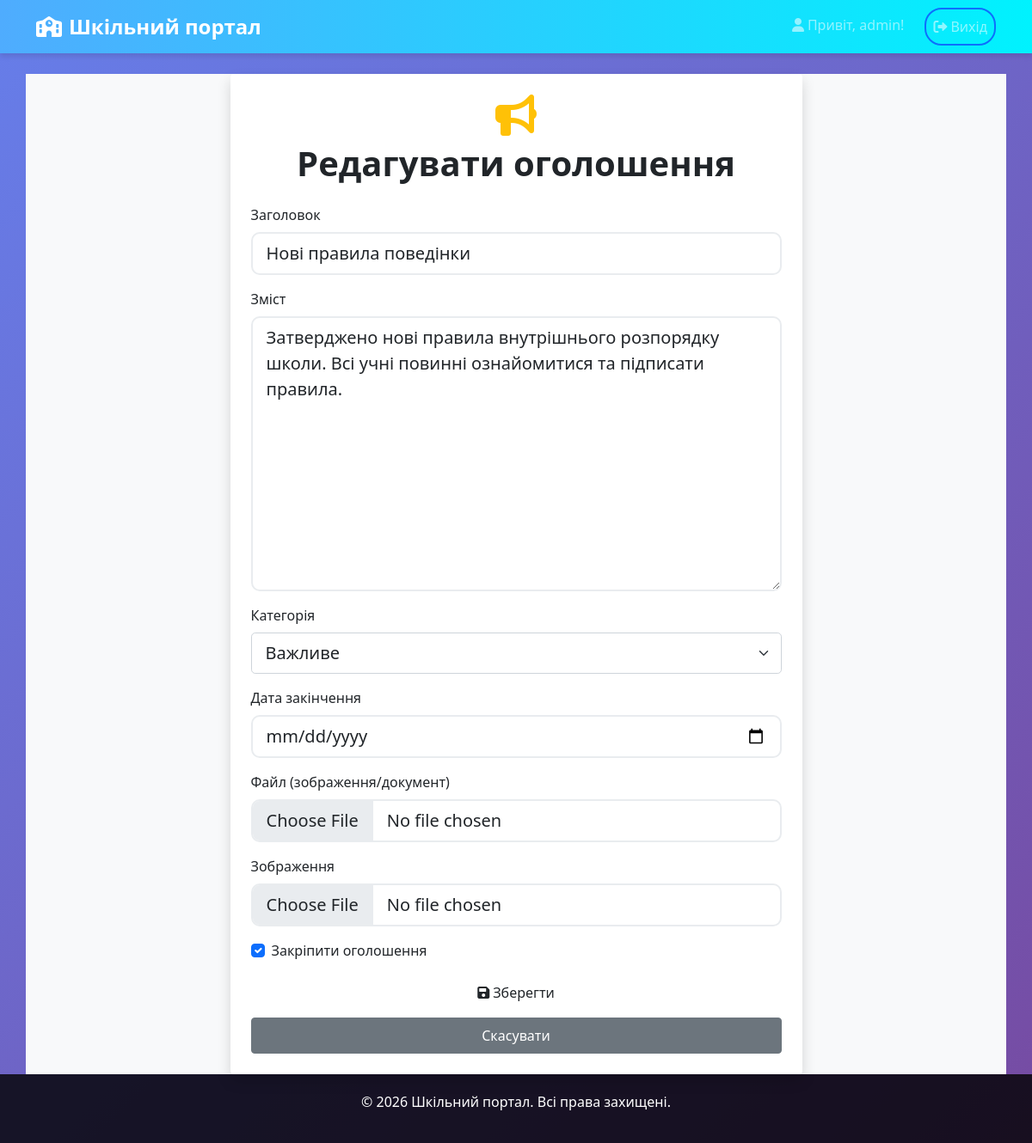
Screenshot of /announcements/24/edit/ (signed in) with the database file from the repository.
### announcements/models.py (models this page shows, shortened)
class Announcement(models.Model):
    title = models.CharField(max_length=200)
    content = models.TextField()
    category = models.ForeignKey(Category, on_delete=models.CASCADE)
    author = models.ForeignKey(User, on_delete=models.CASCADE)
    created_at = models.DateTimeField(auto_now_add=True)
    updated_at = models.DateTimeField(auto_now=True)
    end_date = models.DateField(null=True, blank=True)
    is_pinned = models.BooleanField(default=False)
    file = models.FileField(upload_to='announcements/', blank=True, null=True)
    image = models.ImageField(upload_to='announcements/images/', blank=True, null=True, verbose_name='Зображення')
    class Meta:
        ordering = ['-is_pinned', '-created_at']

### announcements/views.py (the view)
# urls.py: path('<int:pk>/edit/', views.announcement_edit, name='announcement_edit'),
@login_required
def announcement_edit(request, pk):
    announcement = get_object_or_404(Announcement, pk=pk)
    if not request.user.groups.filter(name='Admin').exists() or announcement.author != request.user:
        return redirect('announcement_list')
    if request.method == 'POST':
        form = AnnouncementForm(request.POST, request.FILES, instance=announcement)
        if form.is_valid():
            form.save()
            return redirect('announcement_list')
    else:
        form = AnnouncementForm(instance=announcement)
    return render(request, 'announcements/form.html', {'form': form, 'title': 'Редагувати оголошення'})

### announcements/forms.py
class AnnouncementForm(forms.ModelForm):
    class Meta:
        model = Announcement
        fields = ['title', 'content', 'category', 'end_date', 'is_pinned', 'file', 'image']
        widgets = {
            'end_date': forms.DateInput(attrs={'type': 'date'}),
        }

### announcements/models.py (called while the page is built)
    def __str__(self):
        return self.name

### announcements/templatetags/form_tags.py (called while the page is built)
@register.filter(name='add_class')
def add_class(field, css):
    return field.as_widget(attrs={**field.field.widget.attrs, 'class': css})

### announcements/templates/announcements/form.html (shortened to what this page needs)
{% extends 'announcements/base.html' %}
{% block content %}
{% load form_tags %}
<div class="row justify-content-center align-items-center min-vh-100 bg-light">
    <div class="col-md-8 col-lg-7 p-4 shadow rounded bg-white animate__animated animate__fadeIn">
        <div class="text-center mb-4">
            <i class="fas fa-bullhorn fa-3x text-warning mb-2"></i>
            <h1 class="fw-bold">{{ title }}</h1>
        </div>
        <form method="post" enctype="multipart/form-data" class="needs-validation" novalidate>
            <div class="mb-3">
                <label for="{{ form.title.id_for_label }}" class="form-label">Заголовок</label>
                {{ form.title|add_class:'form-control form-control-lg' }}
            </div>
            <div class="mb-3">
                <label for="{{ form.content.id_for_label }}" class="form-label">Зміст</label>
                {{ form.content|add_class:'form-control form-control-lg' }}
            </div>
            <div class="mb-3">
                <label for="{{ form.category.id_for_label }}" class="form-label">Категорія</label>
                {{ form.category|add_class:'form-select form-select-lg' }}
            </div>
            <div class="mb-3">
                <label for="{{ form.end_date.id_for_label }}" class="form-label">Дата закінчення</label>
                {{ form.end_date|add_class:'form-control form-control-lg' }}
            </div>
            <div class="mb-3">
                <label for="{{ form.file.id_for_label }}" class="form-label">Файл (зображення/документ)</label>
                {{ form.file|add_class:'form-control form-control-lg' }}
            </div>
            <div class="mb-3">
                <label for="{{ form.image.id_for_label }}" class="form-label">Зображення</label>
                {{ form.image|add_class:'form-control form-control-lg' }}
            </div>
            <div class="mb-3 form-check">
                {{ form.is_pinned|add_class:'form-check-input' }}
                <label for="{{ form.is_pinned.id_for_label }}" class="form-check-label">Закріпити оголошення</label>
            </div>
            <button type="submit" class="btn btn-gradient w-100 py-2 mb-2">
                <i class="fas fa-save me-1"></i>Зберегти
            </button>
            <a href="{% url 'announcement_list' %}" class="btn btn-secondary w-100 py-2">Скасувати</a>
        </form>
    </div>
</div>
{% endblock %}

### announcements/templates/announcements/base.html (shortened to what this page needs)
<!DOCTYPE html>
<html lang="uk">
<head>
    {% load static %}
    <link href="https://cdn.jsdelivr.net/npm/bootstrap@5.1.3/dist/css/bootstrap.min.css" rel="stylesheet">
    <link rel="stylesheet" href="https://cdnjs.cloudflare.com/ajax/libs/font-awesome/6.0.0/css/all.min.css">
    <link rel="stylesheet" href="{% static 'announcements/css/style.css' %}">
</head>
<body>
    <nav class="navbar navbar-expand-lg navbar-dark bg-primary">
        <div class="container">
            <a class="navbar-brand" href="{% url 'announcement_list' %}">
                <i class="fas fa-school me-2"></i>Шкільний портал
            </a>
            <div class="collapse navbar-collapse" id="navbarNav">
                <div class="navbar-nav ms-auto">
                    {% if user.is_authenticated %}
                        <span class="navbar-text me-3">
                            <i class="fas fa-user me-1"></i>Привіт, {{ user.username }}!
                        </span>
                        <form method="post" action="{% url 'logout' %}" style="display:inline;">
                            <button type="submit" class="nav-link btn btn-outline-primary ms-2">
                                <i class="fas fa-sign-out-alt me-1"></i>Вихід
                            </button>
                        </form>
                    {% endif %}
                </div>
            </div>
        </div>
    </nav>
    <div class="container mt-4">
        {% block content %}{% endblock %}
    </div>
    <footer class="footer mt-auto">
        <div class="container text-center">
            <p>&copy; 2026 Шкільний портал. Всі права захищені.</p>
        </div>
    </footer>

### static/announcements/css/style.css (style rules this page uses)
body { background: linear-gradient(135deg, #667eea 0%, #764ba2 100%); min-height: 100vh; font-family: 'Segoe UI', Tahoma, Geneva, Verdana, sans-serif; }
.navbar { background: linear-gradient(90deg, #4facfe 0%, #00f2fe 100%) !important; box-shadow: 0 4px 6px rgba(0, 0, 0, 0.1); }
.navbar-brand { font-weight: bold; font-size: 1.5rem; }
.btn-outline-primary { border-radius: 20px; border-width: 2px; transition: all 0.3s ease; }
.form-control { border-radius: 10px; border: 2px solid #e9ecef; transition: border-color 0.3s ease; }
.footer { background: rgba(0, 0, 0, 0.8); color: white; padding: 20px 0; margin-top: 50px; }

### rows the page displays
Announcement: title "Нові правила поведінки", content "Затверджено нові правила внутрішнього розпорядку школи. Всі учні повинні ознайомитися та підписати правила.", category "Важливе", is_pinned "☑"

### other values shown
{{ user.username }} "admin"
{{ title }} "Редагувати оголошення"
